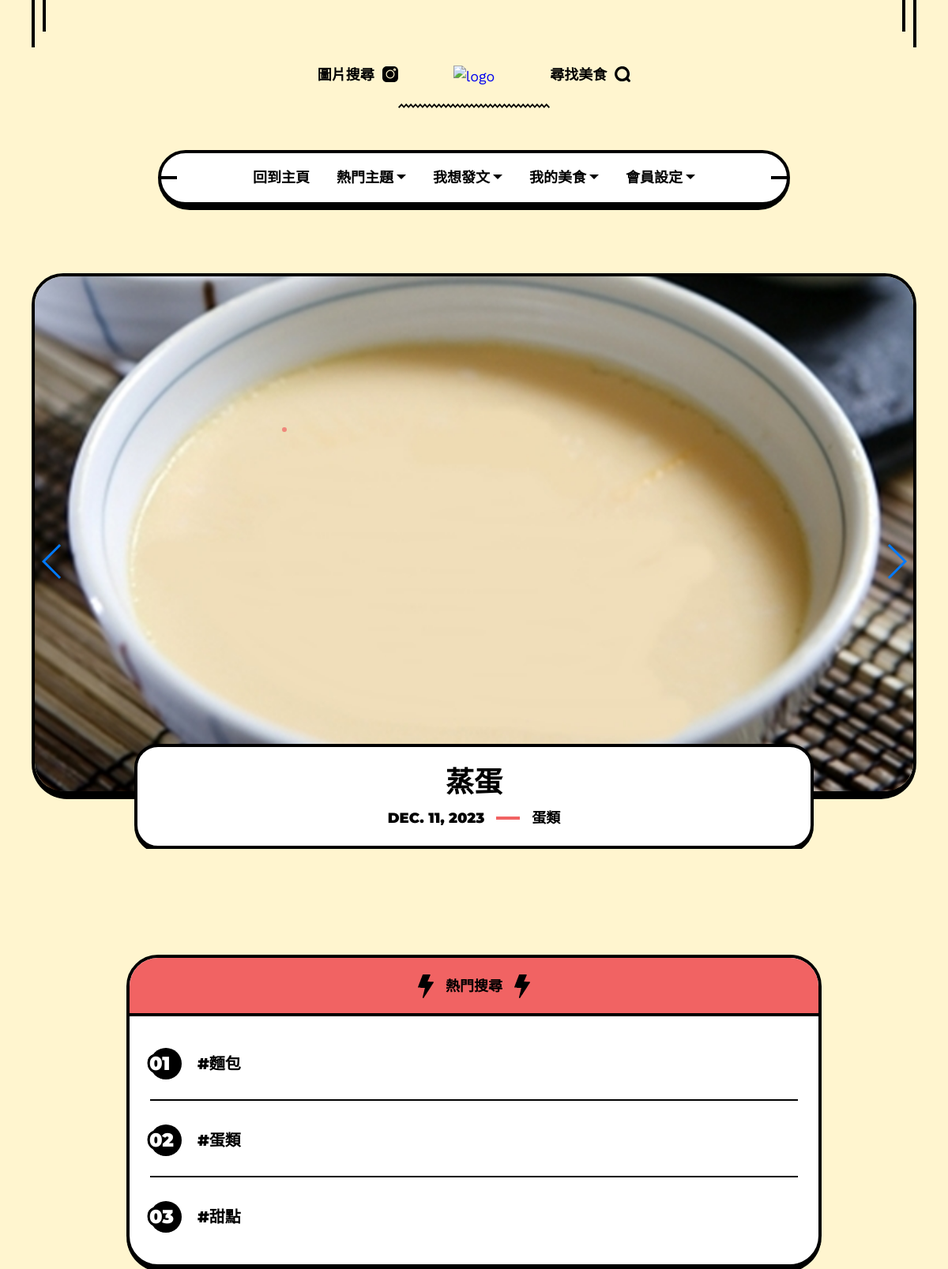
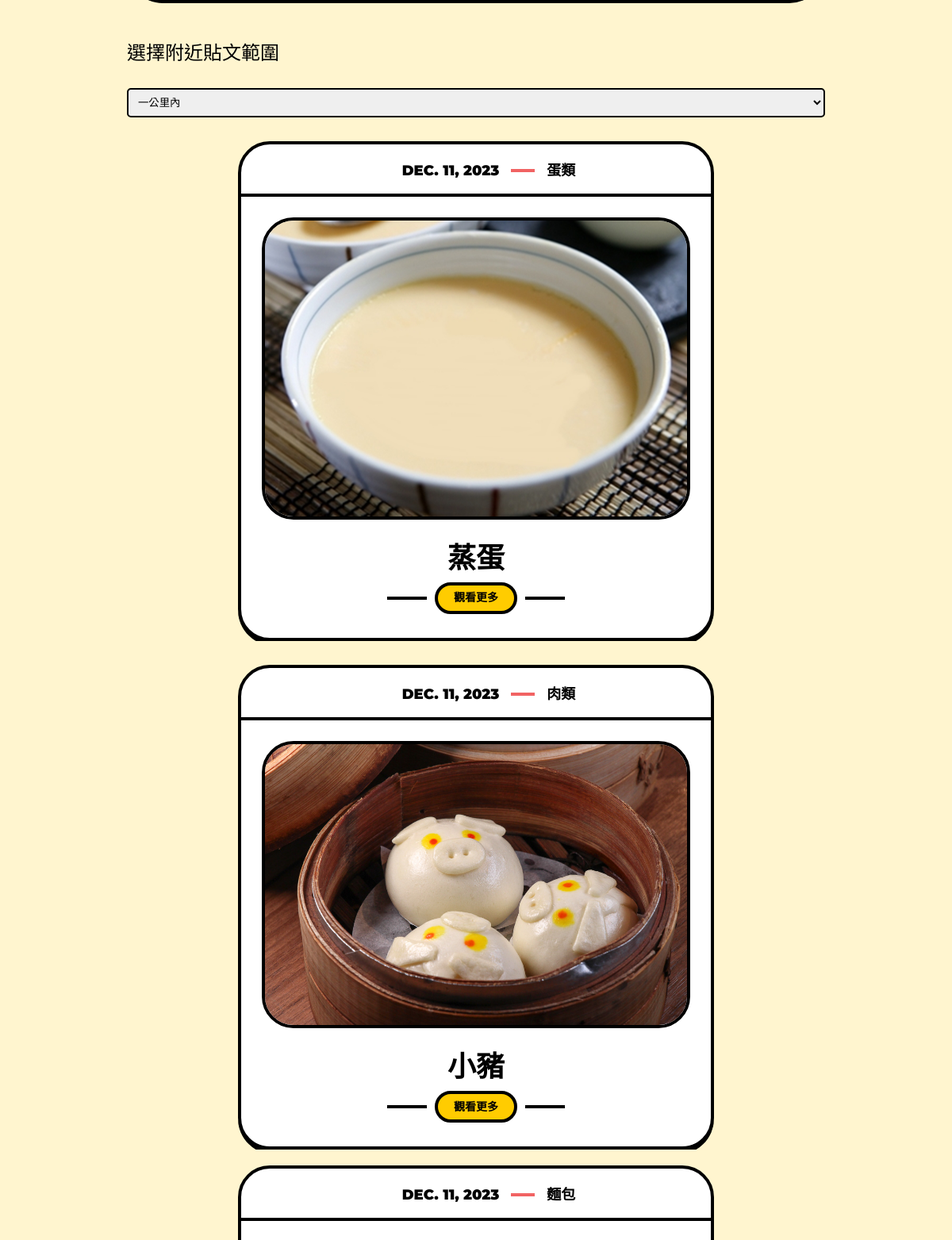
// (upper part), run on the app's committed database (2 pictures, top to bottom).
### baseapp/models.py (models this page shows)
class food(models.Model):
    food_no = models.AutoField(primary_key=True,null= False)
    food_name = models.CharField(max_length=100, null = False)
    food_img = models.ImageField(upload_to='image/', blank=False, null=False)
    context = models.CharField(max_length=225,default="沒有內文喔！")
    adr = models.CharField(max_length=225,default=" ")
    username=models.ForeignKey("basedata",on_delete=models.CASCADE)
    tag = models.CharField(max_length=20,null=False,default="0")
    upload_date = models.DateField(default=timezone.now)
    food_hash = models.CharField(max_length=64,default='0')
    hit = models.IntegerField(default=0)

### baseapp/views.py (called while the page is built)
def into_index(request):
	data = food.objects.all().order_by('hit')[:10] #抓推薦食物跟熱門食物
	rank = search.objects.values('context').annotate(context_count=Count('context')).order_by('-context_count')[:3]
	print(rank)
	if request.user.is_authenticated:
		name=request.user.username
	return render(request,'main.html',locals())

### templates/main.html (shortened to what this page needs)
{% extends 'page.html' %}
{% block content %}
    <div class="xoxo_fn_content">
        <div class="fn__bp_slider">
            <div class="container">
              <div class="bp_slider_in">
                <div class="swiper swiper-container ready swiper-container-horizontal">
                  <div class="swiper-wrapper">
                    {% for data in data %}
                    <div class="swiper-slide">
                      <div class="img_wrap">
                        <div class="img_holder">
                          <div class="abs_img" style="background-image: url(/media/{{data.food_img}})"></div>
                        </div>
                      </div>
                      <div class="title_holder">
                        <h3><a href="/quote_post/{{data.food_no}}">{{data.food_name}}</a></h3>
                        <div class="fn__meta">
                          <p>
                            <span class="meta_item meta_date">{{data.upload_date}}</span>
                            <span class="meta_item meta_category">
                              <a class="fn_last_category" href="/search/{{data.tag}}">{{data.tag}}</a>
                            </span>
                          </p>
                        </div>
                      </div>
                    </div>
                    {% endfor %}
                  </div>
                  <div class="swiper-button-next"></div>
                  <div class="swiper-button-prev"></div>
                </div>
              </div>
            </div>
          </div>
          <link rel="stylesheet" href="https://unpkg.com/swiper/swiper-bundle.min.css" />
        <div class="xoxo_fn_nosidebar">
            <div class="container blog_layout_classic_container">
                <div class="xoxo_fn_bloglist blog_layout_classic">
                    <br><br>
                        <div class="featured_post_item">
                            <div class="fp_heading">
                                <h3>
                                    <span class="text_wrapper">
                                        <span class="icon__before">
                                        </span>
                                    <span class="text">熱門搜尋</span>
                                    <span class="icon__after">
                                        </span>
                                    </span>
                                </h3>
                            </div>
                            <div class="fp_content">
                              <ul>
                                  {% for rank_item in rank %}
                                  <li>
                                      <div class="fp__item">
                                          <span class="fp_count"><span>{{ forloop.counter0|add:"1"|stringformat:"02d" }}</span></span>
                                          <h4>#<a href="/search/{{ rank_item.context }}">{{ rank_item.context }}</a></h4>
                                      </div>
                                  </li>
                                  {% endfor %}
                              </ul>
                          </div>
                        </div>
                    <br>
                </div>
                <br>
              <h4>選擇附近貼文範圍</h4>
              <select id="rangeSelect" onchange="searchWithinRange(this.value)">
                <option value="1">一公里內</option>
              </select>
                <ul class="post_list">
                    {% for data in data %}
                    <li class="post_item">
                        <div class="blog__item blog__item_classic">
                            <div class="fn__meta">
                                <p>
                                    <span class="meta_item meta_date">
                                        <svg xmlns="http://www.w3.org/2000/svg" version="1.0" width="470.000000pt" height="470.000000pt" viewbox="0 0 470.000000 470.000000" preserveaspectratio="xMidYMid meet" class="fn__svg  replaced-svg">
                                        </svg>
                                        {{ data.upload_date }}
                                    </span>
                                    <span class="meta_item meta_category">
                                        <a class="fn_last_category" href="">{{ data.tag }}</a>
                                    </span>
                                </p>
                            </div>
                            <div class="bottom_holder">
                                <div class="blog__image">
                                    <a href=""><img src="/media/{{ data.food_img }}" alt="Post Image"></a>
                                </div>
                                <div class="title_holder">
                                    <div class="title">
                                        <h3><a href="">{{ data.food_name }}</a></h3>
                                    </div>
                                    <div class="read_more">
                                        <div class="read_in">
                                            <a href="/quote_post/{{data.food_no}}"><span class="text">觀看更多</span></a>
                                        </div>
                                    </div>
                                </div>
                            </div>
                        </div>
                    </li>
                </ul>{% endfor %}
            </div>
        </div>
    </div>
{% endblock %}

### static/css/base.css (style rules this page uses)
iframe,img,table { max-width:100% }
a,abbr,acronym,address,applet,b,big,blockquote,body,caption,center,cite,code,dd,del,dfn,div,dl,dt,em,fieldset,font,form,h1,h2,h3,h4,h5,h6,html,i,iframe,ins,kbd,label,legend,li,object,ol,p,pre,q,s,samp,small,span,strike,strong,sub,sup,table,tbody,td,tfoot,th,thead,tr,tt,u,ul,var { background:0 0; border:0; margin:0; padding:0; vertical-align:baseline; outline:0 }
ol,ul { margin:30px }
img { vertical-align:middle; height: auto; }
h1,h2,h3,h4,h5,h6 { font-weight:500; color:#1e1e1e; margin-bottom:20px }
h3 { font-size:30px }
h4 { font-size:24px }
p { letter-spacing:1px }
select { max-width: 100%; padding:8px; border:2px solid #000; border-radius: 5px; width: 100%; display: block; }
ol, ul { margin: 30px; }
h1, h2, h3, h4, h5, h6 { color: var(--xoxo-hc); line-height: 1.44; }
h1 > a, h2 > a, h3 > a, h4 > a, h5 > a, h6 > a { color: var(--xoxo-hc); text-decoration: none; }
h1, h2, h3, h4, h5, h6 { font-family: var(--hff); margin-bottom: 30px; }
body p { margin-bottom: 30px;letter-spacing: 0px; }

### data on the page
food: food_img (picture), food_name "蒸蛋", upload_date "DEC. 11, 2023", tag "蛋類"
food: upload_date "DEC. 11, 2023", tag "肉類", food_img (picture), food_name "小豬"
food: upload_date "DEC. 11, 2023", tag "麵包"

### other printed values
{{ rank_item.context }} "麵包" "蛋類" "甜點"
